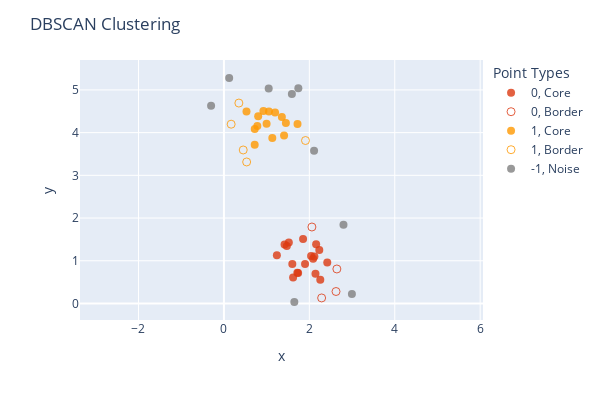

The notebook cell saved with this chart:
### Code cell
dbscan = DBSCAN().fit(X)   

cv_X.plot_DBSCAN_categories(dbscan.labels_, dbscan.core_sample_indices_, 
                           title='DBSCAN Clustering')

### Figure 1 — Plotly figure (JSON) as saved in the notebook; plotly's stock layout.template omitted (floating-point values rounded to 4 significant figures)
{"data": [{"hovertemplate": "color=0<br>symbol=Core<br>x=%{x}<br>y=%{y}<extra></extra>", "legendgroup": "0, Core", "marker": {"color": "#DC3912", "opacity": 0.8, "size": 8, "symbol": "circle"}, "mode": "markers", "name": "0, Core", "orientation": "v", "showlegend": true, "type": "scatter", "x": [1.52, 1.854, 2.089, 2.041, 1.62, 2.256, 1.738, 2.233, 1.602, 1.719, 2.42, 2.144, 2.159, 1.899, 2.119, 1.24, 1.473, 1.42], "xaxis": "x", "y": [1.425, 1.509, 1.049, 1.112, 0.6082, 0.5553, 0.7163, 1.251, 0.9236, 0.7179, 0.9622, 0.6968, 1.386, 0.9257, 1.099, 1.129, 1.348, 1.382], "yaxis": "y"}, {"hovertemplate": "color=0<br>symbol=Border<br>x=%{x}<br>y=%{y}<extra></extra>", "legendgroup": "0, Border", "marker": {"color": "#DC3912", "opacity": 0.8, "size": 8, "symbol": "circle-open"}, "mode": "markers", "name": "0, Border", "orientation": "v", "showlegend": true, "type": "scatter", "x": [2.625, 2.061, 2.288, 2.645], "xaxis": "x", "y": [0.2803, 1.791, 0.1295, 0.8077], "yaxis": "y"}, {"hovertemplate": "color=1<br>symbol=Core<br>x=%{x}<br>y=%{y}<extra></extra>", "legendgroup": "1, Core", "marker": {"color": "#FF9900", "opacity": 0.8, "size": 8, "symbol": "circle"}, "mode": "markers", "name": "1, Core", "orientation": "v", "showlegend": true, "type": "scatter", "x": [1.357, 1.723, 1.054, 1.408, 1.133, 0.7826, 0.9247, 0.7214, 0.5285, 1.198, 0.7209, 1.451, 0.9991, 0.8023], "xaxis": "x", "y": [4.365, 4.201, 4.493, 3.933, 3.877, 4.153, 4.509, 4.085, 4.497, 4.471, 3.713, 4.228, 4.21, 4.382], "yaxis": "y"}, {"hovertemplate": "color=1<br>symbol=Border<br>x=%{x}<br>y=%{y}<extra></extra>", "legendgroup": "1, Border", "marker": {"color": "#FF9900", "opacity": 0.8, "size": 8, "symbol": "circle-open"}, "mode": "markers", "name": "1, Border", "orientation": "v", "showlegend": true, "type": "scatter", "x": [0.3499, 0.5324, 1.91, 0.1693, 0.452], "xaxis": "x", "y": [4.693, 3.313, 3.815, 4.197, 3.594], "yaxis": "y"}, {"hovertemplate": "color=-1<br>symbol=Noise<br>x=%{x}<br>y=%{y}<extra></extra>", "legendgroup": "-1, Noise", "marker": {"color": "grey", "opacity": 0.8, "size": 8, "symbol": "circle"}, "mode": "markers", "name": "-1, Noise", "orientation": "v", "showlegend": true, "type": "scatter", "x": [2.997, 0.1231, 1.591, 2.111, -0.3002, 1.743, 1.048, 1.649, 2.799], "xaxis": "x", "y": [0.2238, 5.279, 4.905, 3.577, 4.631, 5.038, 5.031, 0.03452, 1.846], "yaxis": "y"}], "layout": {"coloraxis": {"showscale": false}, "height": 400, "legend": {"title": {"text": "Point Types"}, "tracegroupgap": 0}, "margin": {"t": 60}, "title": {"text": "DBSCAN Clustering"}, "width": 600, "xaxis": {"anchor": "y", "domain": [0, 1], "scaleanchor": "y", "scaleratio": 1, "title": {"text": "x"}}, "yaxis": {"anchor": "x", "domain": [0, 1], "scaleanchor": "x", "scaleratio": 1, "title": {"text": "y"}}}}
